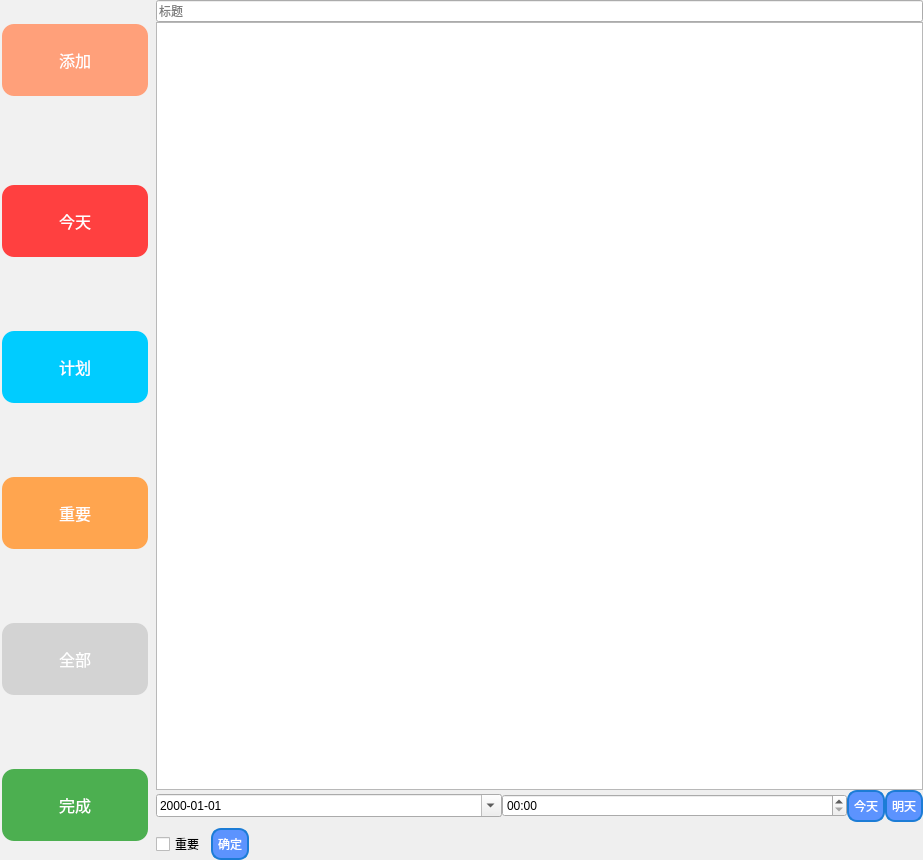
<?xml version="1.0" encoding="UTF-8"?>
<ui version="4.0">
 <class>todoList</class>
 <widget class="QWidget" name="todoList">
  <property name="geometry">
   <rect>
    <x>0</x>
    <y>0</y>
    <width>923</width>
    <height>860</height>
   </rect>
  </property>
  <property name="windowTitle">
   <string>Form</string>
  </property>
  <layout class="QVBoxLayout" name="verticalLayout_3">
   <property name="leftMargin">
    <number>0</number>
   </property>
   <property name="topMargin">
    <number>0</number>
   </property>
   <property name="rightMargin">
    <number>0</number>
   </property>
   <property name="bottomMargin">
    <number>0</number>
   </property>
   <item>
    <layout class="QHBoxLayout" name="horizontalLayout">
     <item>
      <widget class="QFrame" name="frame">
       <property name="sizePolicy">
        <sizepolicy hsizetype="Fixed" vsizetype="Preferred">
         <horstretch>0</horstretch>
         <verstretch>0</verstretch>
        </sizepolicy>
       </property>
       <property name="contextMenuPolicy">
        <enum>Qt::DefaultContextMenu</enum>
       </property>
       <property name="layoutDirection">
        <enum>Qt::LeftToRight</enum>
       </property>
       <property name="styleSheet">
        <string notr="true">background-color: rgb(241, 241, 241);
border:none</string>
       </property>
       <property name="frameShape">
        <enum>QFrame::StyledPanel</enum>
       </property>
       <property name="frameShadow">
        <enum>QFrame::Raised</enum>
       </property>
       <layout class="QVBoxLayout" name="verticalLayout_2">
        <property name="spacing">
         <number>0</number>
        </property>
        <property name="leftMargin">
         <number>0</number>
        </property>
        <property name="topMargin">
         <number>0</number>
        </property>
        <property name="rightMargin">
         <number>0</number>
        </property>
        <property name="bottomMargin">
         <number>0</number>
        </property>
        <item>
         <layout class="QVBoxLayout" name="verticalLayout">
          <property name="spacing">
           <number>6</number>
          </property>
          <property name="topMargin">
           <number>20</number>
          </property>
          <property name="bottomMargin">
           <number>30</number>
          </property>
          <item>
           <widget class="QPushButton" name="pb_add">
            <property name="minimumSize">
             <size>
              <width>150</width>
              <height>80</height>
             </size>
            </property>
            <property name="maximumSize">
             <size>
              <width>150</width>
              <height>80</height>
             </size>
            </property>
            <property name="styleSheet">
             <string notr="true">QPushButton {
    background-color: #FFA07A; /* Green background */
    border: none; /* Remove borders */
    color: white; /* White text */
    /*padding: 15px 32px; /* Some padding */
    text-align: center; /* Centered text */
    text-decoration: none; /* Remove underline */
    display: inline-block; /* Make the button inline */
    font-size: 16px; /* Increase font size */
    margin: 4px 2px; /* Some margin */
    cursor: pointer; /* Pointer/hand icon */
    border-radius: 12px; /* Rounded corners */
}

QPushButton:hover {
    background-color: #45a049; /* Darker green on hover */
}

QPushButton:pressed {
    background-color: #3e8e41; /* Even darker green when pressed */
}
</string>
            </property>
            <property name="text">
             <string>添加</string>
            </property>
           </widget>
          </item>
          <item>
           <spacer name="verticalSpacer_5">
            <property name="orientation">
             <enum>Qt::Vertical</enum>
            </property>
            <property name="sizeHint" stdset="0">
             <size>
              <width>20</width>
              <height>40</height>
             </size>
            </property>
           </spacer>
          </item>
          <item>
           <widget class="QPushButton" name="pb_today">
            <property name="minimumSize">
             <size>
              <width>150</width>
              <height>80</height>
             </size>
            </property>
            <property name="maximumSize">
             <size>
              <width>150</width>
              <height>50</height>
             </size>
            </property>
            <property name="styleSheet">
             <string notr="true">QPushButton {
    background-color: #FF4040; /* Green background */
    border: none; /* Remove borders */
    color: white; /* White text */
    /*padding: 15px 32px; /* Some padding */
    text-align: center; /* Centered text */
    text-decoration: none; /* Remove underline */
    display: inline-block; /* Make the button inline */
    font-size: 16px; /* Increase font size */
    margin: 4px 2px; /* Some margin */
    cursor: pointer; /* Pointer/hand icon */
    border-radius: 12px; /* Rounded corners */
}

QPushButton:hover {
    background-color: #45a049; /* Darker green on hover */
}

QPushButton:pressed {
    background-color: #3e8e41; /* Even darker green when pressed */
}
</string>
            </property>
            <property name="text">
             <string>今天</string>
            </property>
           </widget>
          </item>
          <item>
           <spacer name="verticalSpacer">
            <property name="orientation">
             <enum>Qt::Vertical</enum>
            </property>
            <property name="sizeHint" stdset="0">
             <size>
              <width>20</width>
              <height>40</height>
             </size>
            </property>
           </spacer>
          </item>
          <item>
           <widget class="QPushButton" name="pb_future">
            <property name="minimumSize">
             <size>
              <width>150</width>
              <height>80</height>
             </size>
            </property>
            <property name="maximumSize">
             <size>
              <width>150</width>
              <height>50</height>
             </size>
            </property>
            <property name="styleSheet">
             <string notr="true">QPushButton {
    background-color: #00ccff; /* Green background */
    border: none; /* Remove borders */
    color: white; /* White text */
    /*padding: 15px 32px; /* Some padding */
    text-align: center; /* Centered text */
    text-decoration: none; /* Remove underline */
    display: inline-block; /* Make the button inline */
    font-size: 16px; /* Increase font size */
    margin: 4px 2px; /* Some margin */
    cursor: pointer; /* Pointer/hand icon */
    border-radius: 12px; /* Rounded corners */
}

QPushButton:hover {
    background-color: #45a049; /* Darker green on hover */
}

QPushButton:pressed {
    background-color: #3e8e41; /* Even darker green when pressed */
}
</string>
            </property>
            <property name="text">
             <string>计划</string>
            </property>
           </widget>
          </item>
          <item>
           <spacer name="verticalSpacer_2">
            <property name="orientation">
             <enum>Qt::Vertical</enum>
            </property>
            <property name="sizeHint" stdset="0">
             <size>
              <width>20</width>
              <height>40</height>
             </size>
            </property>
           </spacer>
          </item>
          <item>
           <widget class="QPushButton" name="pb_important">
            <property name="minimumSize">
             <size>
              <width>150</width>
              <height>80</height>
             </size>
            </property>
            <property name="maximumSize">
             <size>
              <width>150</width>
              <height>50</height>
             </size>
            </property>
            <property name="styleSheet">
             <string notr="true">QPushButton {
    background-color: #FFA54F; /* Green background */
    border: none; /* Remove borders */
    color: white; /* White text */
    /*padding: 15px 32px; /* Some padding */
    text-align: center; /* Centered text */
    text-decoration: none; /* Remove underline */
    display: inline-block; /* Make the button inline */
    font-size: 16px; /* Increase font size */
    margin: 4px 2px; /* Some margin */
    cursor: pointer; /* Pointer/hand icon */
    border-radius: 12px; /* Rounded corners */
}

QPushButton:hover {
    background-color: #45a049; /* Darker green on hover */
}

QPushButton:pressed {
    background-color: #3e8e41; /* Even darker green when pressed */
}
</string>
            </property>
            <property name="text">
             <string>重要</string>
            </property>
           </widget>
          </item>
          <item>
           <spacer name="verticalSpacer_3">
            <property name="orientation">
             <enum>Qt::Vertical</enum>
            </property>
            <property name="sizeHint" stdset="0">
             <size>
              <width>20</width>
              <height>40</height>
             </size>
            </property>
           </spacer>
          </item>
          <item>
           <widget class="QPushButton" name="pb_all">
            <property name="minimumSize">
             <size>
              <width>150</width>
              <height>80</height>
             </size>
            </property>
            <property name="maximumSize">
             <size>
              <width>150</width>
              <height>50</height>
             </size>
            </property>
            <property name="styleSheet">
             <string notr="true">QPushButton {
    background-color: #D3D3D3; /* Green background */
    border: none; /* Remove borders */
    color: white; /* White text */
    /*padding: 15px 32px; /* Some padding */
    text-align: center; /* Centered text */
    text-decoration: none; /* Remove underline */
    display: inline-block; /* Make the button inline */
    font-size: 16px; /* Increase font size */
    margin: 4px 2px; /* Some margin */
    cursor: pointer; /* Pointer/hand icon */
    border-radius: 12px; /* Rounded corners */
}

QPushButton:hover {
    background-color: #45a049; /* Darker green on hover */
}

QPushButton:pressed {
    background-color: #3e8e41; /* Even darker green when pressed */
}
</string>
            </property>
            <property name="text">
             <string>全部</string>
            </property>
           </widget>
          </item>
          <item>
           <spacer name="verticalSpacer_4">
            <property name="orientation">
             <enum>Qt::Vertical</enum>
            </property>
            <property name="sizeHint" stdset="0">
             <size>
              <width>20</width>
              <height>40</height>
             </size>
            </property>
           </spacer>
          </item>
          <item>
           <widget class="QPushButton" name="pb_finish">
            <property name="minimumSize">
             <size>
              <width>150</width>
              <height>80</height>
             </size>
            </property>
            <property name="maximumSize">
             <size>
              <width>150</width>
              <height>50</height>
             </size>
            </property>
            <property name="styleSheet">
             <string notr="true">QPushButton {
    background-color: #4CAF50; /* Green background */
    border: none; /* Remove borders */
    color: white; /* White text */
    /*padding: 15px 32px; /* Some padding */
    text-align: center; /* Centered text */
    text-decoration: none; /* Remove underline */
    display: inline-block; /* Make the button inline */
    font-size: 16px; /* Increase font size */
    margin: 4px 2px; /* Some margin */
    cursor: pointer; /* Pointer/hand icon */
    border-radius: 12px; /* Rounded corners */
}

QPushButton:hover {
    background-color: #45a049; /* Darker green on hover */
}

QPushButton:pressed {
    background-color: #3e8e41; /* Even darker green when pressed */
}
</string>
            </property>
            <property name="text">
             <string>完成</string>
            </property>
           </widget>
          </item>
         </layout>
        </item>
       </layout>
      </widget>
     </item>
     <item>
      <widget class="QStackedWidget" name="stackedWidget">
       <property name="currentIndex">
        <number>0</number>
       </property>
       <widget class="QWidget" name="page_add">
        <layout class="QVBoxLayout" name="verticalLayout_7">
         <property name="leftMargin">
          <number>0</number>
         </property>
         <property name="topMargin">
          <number>0</number>
         </property>
         <property name="rightMargin">
          <number>0</number>
         </property>
         <property name="bottomMargin">
          <number>0</number>
         </property>
         <item>
          <layout class="QVBoxLayout" name="verticalLayout_6">
           <item>
            <layout class="QHBoxLayout" name="horizontalLayout_3">
             <property name="spacing">
              <number>0</number>
             </property>
             <item>
              <layout class="QVBoxLayout" name="verticalLayout_5" stretch="0,10,0">
               <item>
                <widget class="QLineEdit" name="l_title">
                 <property name="inputMask">
                  <string/>
                 </property>
                 <property name="placeholderText">
                  <string>标题</string>
                 </property>
                </widget>
               </item>
               <item>
                <widget class="QPlainTextEdit" name="pte_notes">
                 <property name="documentTitle">
                  <string/>
                 </property>
                 <property name="plainText">
                  <string/>
                 </property>
                 <property name="placeholderText">
                  <string>备注</string>
                 </property>
                </widget>
               </item>
               <item>
                <layout class="QHBoxLayout" name="horizontalLayout_2">
                 <item>
                  <widget class="QDateEdit" name="dateEdit">
                   <property name="displayFormat">
                    <string>yyyy-MM-dd</string>
                   </property>
                   <property name="calendarPopup">
                    <bool>true</bool>
                   </property>
                  </widget>
                 </item>
                 <item>
                  <widget class="QTimeEdit" name="timeEdit">
                   <property name="displayFormat">
                    <string>HH:mm</string>
                   </property>
                  </widget>
                 </item>
                 <item>
                  <widget class="QPushButton" name="pb_firstDay">
                   <property name="sizePolicy">
                    <sizepolicy hsizetype="Fixed" vsizetype="Fixed">
                     <horstretch>0</horstretch>
                     <verstretch>0</verstretch>
                    </sizepolicy>
                   </property>
                   <property name="styleSheet">
                    <string notr="true">/* 设置 QPushButton 的基本样式 */
QPushButton {
    color: white; /* 文字颜色 */
    background-color: #5c93fe; /* 背景色 */
    border-style: solid; /* 边框样式 */
    border-width: 2px; /* 边框宽度 */
    border-radius: 10px; /* 边框圆角 */
    border-color: #1c7cd6; /* 边框颜色 */
    padding: 5px; /* 内边距 */
}

/* 设置鼠标悬停时的样式 */
QPushButton:hover {
    background-color: #1c7cd6; /* 鼠标悬停时的背景色 */
    border-color: #5c93fe; /* 鼠标悬停时的边框颜色 */
}

/* 设置鼠标按下时的样式 */
QPushButton:pressed {
    background-color: #555555; /* 鼠标按下时的背景色 */
    border-color: #333333; /* 鼠标按下时的边框颜色 */
}

/* 设置禁用状态的样式 */
QPushButton:disabled {
    background-color: #cccccc; /* 禁用状态的背景色 */
    border-color: #aaaaaa; /* 禁用状态的边框颜色 */
    color: #666666; /* 禁用状态的文字颜色 */
}</string>
                   </property>
                   <property name="text">
                    <string>今天</string>
                   </property>
                  </widget>
                 </item>
                 <item>
                  <widget class="QPushButton" name="pb_nextDay">
                   <property name="sizePolicy">
                    <sizepolicy hsizetype="Fixed" vsizetype="Fixed">
                     <horstretch>0</horstretch>
                     <verstretch>0</verstretch>
                    </sizepolicy>
                   </property>
                   <property name="styleSheet">
                    <string notr="true">/* 设置 QPushButton 的基本样式 */
QPushButton {
    color: white; /* 文字颜色 */
    background-color: #5c93fe; /* 背景色 */
    border-style: solid; /* 边框样式 */
    border-width: 2px; /* 边框宽度 */
    border-radius: 10px; /* 边框圆角 */
    border-color: #1c7cd6; /* 边框颜色 */
    padding: 5px; /* 内边距 */
}

/* 设置鼠标悬停时的样式 */
QPushButton:hover {
    background-color: #1c7cd6; /* 鼠标悬停时的背景色 */
    border-color: #5c93fe; /* 鼠标悬停时的边框颜色 */
}

/* 设置鼠标按下时的样式 */
QPushButton:pressed {
    background-color: #555555; /* 鼠标按下时的背景色 */
    border-color: #333333; /* 鼠标按下时的边框颜色 */
}

/* 设置禁用状态的样式 */
QPushButton:disabled {
    background-color: #cccccc; /* 禁用状态的背景色 */
    border-color: #aaaaaa; /* 禁用状态的边框颜色 */
    color: #666666; /* 禁用状态的文字颜色 */
}</string>
                   </property>
                   <property name="text">
                    <string>明天</string>
                   </property>
                  </widget>
                 </item>
                </layout>
               </item>
              </layout>
             </item>
            </layout>
           </item>
           <item>
            <layout class="QHBoxLayout" name="horizontalLayout_5">
             <item>
              <widget class="QCheckBox" name="ck_important">
               <property name="sizePolicy">
                <sizepolicy hsizetype="Fixed" vsizetype="Fixed">
                 <horstretch>0</horstretch>
                 <verstretch>0</verstretch>
                </sizepolicy>
               </property>
               <property name="text">
                <string>重要</string>
               </property>
              </widget>
             </item>
             <item>
              <widget class="QPushButton" name="pb_sure">
               <property name="sizePolicy">
                <sizepolicy hsizetype="Fixed" vsizetype="Fixed">
                 <horstretch>0</horstretch>
                 <verstretch>0</verstretch>
                </sizepolicy>
               </property>
               <property name="styleSheet">
                <string notr="true">/* 设置 QPushButton 的基本样式 */
QPushButton {
    color: white; /* 文字颜色 */
    background-color: #5c93fe; /* 背景色 */
    border-style: solid; /* 边框样式 */
    border-width: 2px; /* 边框宽度 */
    border-radius: 10px; /* 边框圆角 */
    border-color: #1c7cd6; /* 边框颜色 */
    padding: 5px; /* 内边距 */
}

/* 设置鼠标悬停时的样式 */
QPushButton:hover {
    background-color: #1c7cd6; /* 鼠标悬停时的背景色 */
    border-color: #5c93fe; /* 鼠标悬停时的边框颜色 */
}

/* 设置鼠标按下时的样式 */
QPushButton:pressed {
    background-color: #555555; /* 鼠标按下时的背景色 */
    border-color: #333333; /* 鼠标按下时的边框颜色 */
}

/* 设置禁用状态的样式 */
QPushButton:disabled {
    background-color: #cccccc; /* 禁用状态的背景色 */
    border-color: #aaaaaa; /* 禁用状态的边框颜色 */
    color: #666666; /* 禁用状态的文字颜色 */
}</string>
               </property>
               <property name="text">
                <string>确定</string>
               </property>
              </widget>
             </item>
             <item>
              <spacer name="horizontalSpacer">
               <property name="orientation">
                <enum>Qt::Horizontal</enum>
               </property>
               <property name="sizeHint" stdset="0">
                <size>
                 <width>40</width>
                 <height>20</height>
                </size>
               </property>
              </spacer>
             </item>
            </layout>
           </item>
          </layout>
         </item>
        </layout>
       </widget>
       <widget class="QWidget" name="page_today">
        <layout class="QVBoxLayout" name="verticalLayout_11">
         <item>
          <widget class="QListWidget" name="lw_today">
           <property name="font">
            <font>
             <pointsize>12</pointsize>
            </font>
           </property>
           <property name="styleSheet">
            <string notr="true">QListView {
    outline: none;
}

#listWidget::item {
    background-color: #ffffff;
    color: #000000;
    border: transparent;
    border-bottom: 1px solid #dbdbdb;
    padding: 8px;
}

#listWidget::item:hover {
    background-color: #f5f5f5;
}

#listWidget::item:selected {
    border-left: 5px solid #777777;
}

#listWidget_2::item {
    background-color: #393d49;
    color: #ffffff;
    border: transparent;
    padding: 8px;
}

#listWidget_2::item:hover {
    background-color: #4e5465;
}

#listWidget_2::item:selected {
    border-left: 5px solid #009688;
}</string>
           </property>
          </widget>
         </item>
        </layout>
       </widget>
       <widget class="QWidget" name="page_future">
        <layout class="QVBoxLayout" name="verticalLayout_9">
         <item>
          <widget class="QListWidget" name="lw_future">
           <property name="font">
            <font>
             <pointsize>12</pointsize>
            </font>
           </property>
           <property name="styleSheet">
            <string notr="true">QListView {
    outline: none;
}

#listWidget::item {
    background-color: #ffffff;
    color: #000000;
    border: transparent;
    border-bottom: 1px solid #dbdbdb;
    padding: 8px;
}

#listWidget::item:hover {
    background-color: #f5f5f5;
}

#listWidget::item:selected {
    border-left: 5px solid #777777;
}

#listWidget_2::item {
    background-color: #393d49;
    color: #ffffff;
    border: transparent;
    padding: 8px;
}

#listWidget_2::item:hover {
    background-color: #4e5465;
}

#listWidget_2::item:selected {
    border-left: 5px solid #009688;
}</string>
           </property>
          </widget>
         </item>
        </layout>
       </widget>
       <widget class="QWidget" name="page_important">
        <layout class="QVBoxLayout" name="verticalLayout_10">
         <item>
          <widget class="QListWidget" name="lw_import">
           <property name="font">
            <font>
             <pointsize>12</pointsize>
            </font>
           </property>
           <property name="styleSheet">
            <string notr="true">QListView {
    outline: none;
}

#listWidget::item {
    background-color: #ffffff;
    color: #000000;
    border: transparent;
    border-bottom: 1px solid #dbdbdb;
    padding: 8px;
}

#listWidget::item:hover {
    background-color: #f5f5f5;
}

#listWidget::item:selected {
    border-left: 5px solid #777777;
}

#listWidget_2::item {
    background-color: #393d49;
    color: #ffffff;
    border: transparent;
    padding: 8px;
}

#listWidget_2::item:hover {
    background-color: #4e5465;
}

#listWidget_2::item:selected {
    border-left: 5px solid #009688;
}</string>
           </property>
          </widget>
         </item>
        </layout>
       </widget>
       <widget class="QWidget" name="page_all">
        <layout class="QVBoxLayout" name="verticalLayout_4">
         <item>
          <widget class="QListWidget" name="lw_all">
           <property name="font">
            <font>
             <pointsize>12</pointsize>
            </font>
           </property>
           <property name="styleSheet">
            <string notr="true">QListView {
    outline: none;
}

#listWidget::item {
    background-color: #ffffff;
    color: #000000;
    border: transparent;
    border-bottom: 1px solid #dbdbdb;
    padding: 8px;
}

#listWidget::item:hover {
    background-color: #f5f5f5;
}

#listWidget::item:selected {
    border-left: 5px solid #777777;
}

#listWidget_2::item {
    background-color: #393d49;
    color: #ffffff;
    border: transparent;
    padding: 8px;
}

#listWidget_2::item:hover {
    background-color: #4e5465;
}

#listWidget_2::item:selected {
    border-left: 5px solid #009688;
}</string>
           </property>
           <property name="viewMode">
            <enum>QListView::ListMode</enum>
           </property>
          </widget>
         </item>
        </layout>
       </widget>
       <widget class="QWidget" name="page_finish">
        <layout class="QVBoxLayout" name="verticalLayout_8">
         <item>
          <widget class="QListWidget" name="lw_finish">
           <property name="font">
            <font>
             <pointsize>12</pointsize>
            </font>
           </property>
           <property name="styleSheet">
            <string notr="true">QListView {
    outline: none;
}

#listWidget::item {
    background-color: #ffffff;
    color: #000000;
    border: transparent;
    border-bottom: 1px solid #dbdbdb;
    padding: 8px;
}

#listWidget::item:hover {
    background-color: #f5f5f5;
}

#listWidget::item:selected {
    border-left: 5px solid #777777;
}

#listWidget_2::item {
    background-color: #393d49;
    color: #ffffff;
    border: transparent;
    padding: 8px;
}

#listWidget_2::item:hover {
    background-color: #4e5465;
}

#listWidget_2::item:selected {
    border-left: 5px solid #009688;
}</string>
           </property>
          </widget>
         </item>
        </layout>
       </widget>
      </widget>
     </item>
    </layout>
   </item>
  </layout>
  <action name="actionRemoveTodo">
   <property name="icon">
    <iconset>
     <normaloff>:/tool/tool/swipe-action.png</normaloff>:/tool/tool/swipe-action.png</iconset>
   </property>
   <property name="text">
    <string>移除</string>
   </property>
   <property name="toolTip">
    <string>移除</string>
   </property>
   <property name="menuRole">
    <enum>QAction::NoRole</enum>
   </property>
  </action>
 </widget>
 <resources/>
 <connections/>
</ui>
